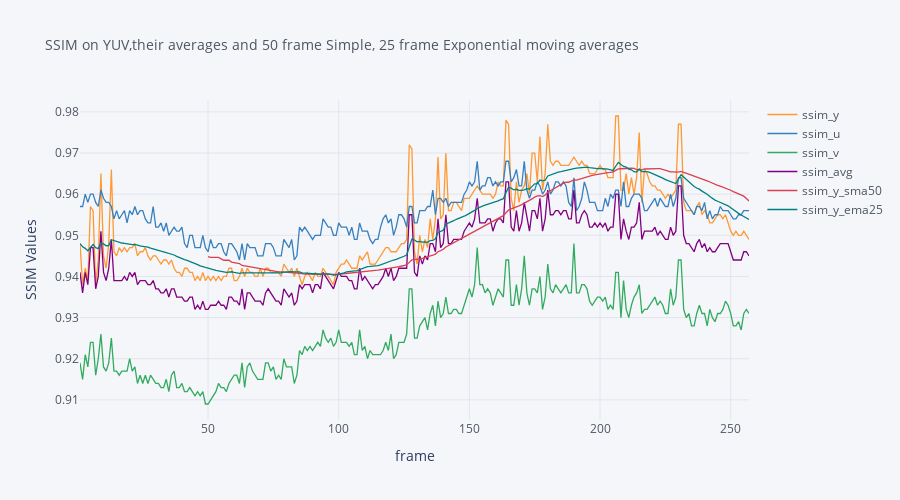

The notebook cell saved with this chart:
### Code cell
fig = df.iplot(title="SSIM on YUV,their averages and 50 frame Simple, 25 frame Exponential moving averages", asFigure=True)
fig.update_layout(title_font=dict(size=14), xaxis_title="frame", yaxis_title="SSIM Values", width=900, height=500)

### Figure 1 — Plotly figure (JSON) as saved in the notebook; plotly's stock layout.template omitted (floating-point values rounded to 4 significant figures; data arrays with more than 128 entries replaced by an {"elided": "..."} marker saying what was removed)
{"data": [{"line": {"color": "rgba(255, 153, 51, 1.0)", "dash": "solid", "shape": "linear", "width": 1.3}, "mode": "lines", "name": "ssim_y", "text": "", "type": "scatter", "x": {"elided": "257 int values"}, "y": {"elided": "257 float values"}}, {"line": {"color": "rgba(55, 128, 191, 1.0)", "dash": "solid", "shape": "linear", "width": 1.3}, "mode": "lines", "name": "ssim_u", "text": "", "type": "scatter", "x": {"elided": "257 int values"}, "y": {"elided": "257 float values"}}, {"line": {"color": "rgba(50, 171, 96, 1.0)", "dash": "solid", "shape": "linear", "width": 1.3}, "mode": "lines", "name": "ssim_v", "text": "", "type": "scatter", "x": {"elided": "257 int values"}, "y": {"elided": "257 float values"}}, {"line": {"color": "rgba(128, 0, 128, 1.0)", "dash": "solid", "shape": "linear", "width": 1.3}, "mode": "lines", "name": "ssim_avg", "text": "", "type": "scatter", "x": {"elided": "257 int values"}, "y": {"elided": "257 float values"}}, {"line": {"color": "rgba(219, 64, 82, 1.0)", "dash": "solid", "shape": "linear", "width": 1.3}, "mode": "lines", "name": "ssim_y_sma50", "text": "", "type": "scatter", "x": {"elided": "257 int values"}, "y": {"elided": "257 mixed values"}}, {"line": {"color": "rgba(0, 128, 128, 1.0)", "dash": "solid", "shape": "linear", "width": 1.3}, "mode": "lines", "name": "ssim_y_ema25", "text": "", "type": "scatter", "x": {"elided": "257 int values"}, "y": {"elided": "257 float values"}}], "layout": {"height": 500, "legend": {"bgcolor": "#F5F6F9", "font": {"color": "#4D5663"}}, "paper_bgcolor": "#F5F6F9", "plot_bgcolor": "#F5F6F9", "title": {"font": {"color": "#4D5663", "size": 14}, "text": "SSIM on YUV,their averages and 50 frame Simple, 25 frame Exponential moving averages"}, "width": 900, "xaxis": {"autorange": true, "gridcolor": "#E1E5ED", "range": [1, 257], "showgrid": true, "tickfont": {"color": "#4D5663"}, "title": {"text": "frame"}, "type": "linear", "zerolinecolor": "#E1E5ED"}, "yaxis": {"autorange": true, "gridcolor": "#E1E5ED", "range": [0.9051, 0.9829], "showgrid": true, "tickfont": {"color": "#4D5663"}, "title": {"text": "SSIM Values"}, "type": "linear", "zerolinecolor": "#E1E5ED"}}}
